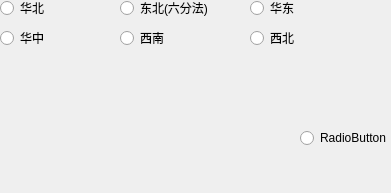
             <widget class="QWidget" name="page_5">
              <property name="geometry">
               <rect>
                <x>0</x>
                <y>0</y>
                <width>391</width>
                <height>193</height>
               </rect>
              </property>
              <attribute name="label">
               <string>按区域六分法</string>
              </attribute>
              <widget class="QRadioButton" name="radioButton_19">
               <property name="geometry">
                <rect>
                 <x>0</x>
                 <y>0</y>
                 <width>89</width>
                 <height>16</height>
                </rect>
               </property>
               <property name="text">
                <string>华北</string>
               </property>
              </widget>
              <widget class="QRadioButton" name="radioButton_20">
               <property name="geometry">
                <rect>
                 <x>120</x>
                 <y>0</y>
                 <width>121</width>
                 <height>16</height>
                </rect>
               </property>
               <property name="text">
                <string>东北(六分法)</string>
               </property>
              </widget>
              <widget class="QRadioButton" name="radioButton_21">
               <property name="geometry">
                <rect>
                 <x>250</x>
                 <y>0</y>
                 <width>89</width>
                 <height>16</height>
                </rect>
               </property>
               <property name="text">
                <string>华东</string>
               </property>
              </widget>
              <widget class="QRadioButton" name="radioButton_22">
               <property name="geometry">
                <rect>
                 <x>0</x>
                 <y>30</y>
                 <width>89</width>
                 <height>16</height>
                </rect>
               </property>
               <property name="text">
                <string>华中</string>
               </property>
              </widget>
              <widget class="QRadioButton" name="radioButton_23">
               <property name="geometry">
                <rect>
                 <x>120</x>
                 <y>30</y>
                 <width>89</width>
                 <height>16</height>
                </rect>
               </property>
               <property name="text">
                <string>西南</string>
               </property>
              </widget>
              <widget class="QRadioButton" name="radioButton_24">
               <property name="geometry">
                <rect>
                 <x>250</x>
                 <y>30</y>
                 <width>89</width>
                 <height>16</height>
                </rect>
               </property>
               <property name="text">
                <string>西北</string>
               </property>
              </widget>
              <widget class="QRadioButton" name="radioButton_104">
               <property name="geometry">
                <rect>
                 <x>300</x>
                 <y>130</y>
                 <width>89</width>
                 <height>16</height>
                </rect>
               </property>
               <property name="text">
                <string>RadioButton</string>
               </property>
              </widget>
             </widget>
